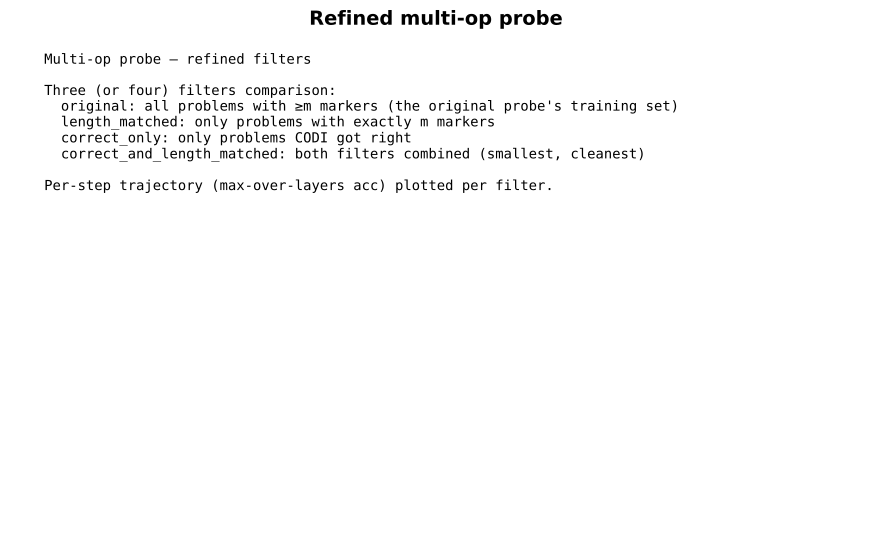

This chart was generated by the following Python code:
"""Refined multi-op probe on GSM8K.

Adds two filters to the original multi_op_probe to clean up the per-marker
emergence signal:

  (A) CORRECT-ONLY: train probes only on problems where CODI's emitted answer
      matches the gold. Removes noise from problems the model failed on.
  (B) LENGTH-MATCHED: train probe for marker m only on problems whose chain
      has EXACTLY m markers. Removes the confound that m=4's training set is
      always 4+ step chains (a different distribution).

For each (probe_type, marker, step, layer) cell, fits a RidgeClassifier on
the filtered training set with stratified 80/20 split.

Outputs:
  multi_op_probe_refined_gsm8k.json
  multi_op_probe_refined_gsm8k.pdf
"""
from __future__ import annotations

import json
import re
import time
from collections import Counter
from pathlib import Path

import matplotlib.pyplot as plt
import numpy as np
import torch
from datasets import load_dataset
from matplotlib.backends.backend_pdf import PdfPages
from sklearn.linear_model import RidgeClassifier
from sklearn.metrics import f1_score
from sklearn.model_selection import train_test_split
from sklearn.preprocessing import StandardScaler

REPO = Path(__file__).resolve().parents[3]
ACTS_PATH = REPO / "visualizations-all" / "gpt2" / "counterfactuals" / "gsm8k_latent_acts.pt"
GSM8K_CODI_JSON = REPO.parent / "cf-datasets" / "gsm8k_codi_cot.json"
PD = Path(__file__).resolve().parent
OUT_JSON = PD / "multi_op_probe_refined_gsm8k.json"
OUT_PDF = PD / "multi_op_probe_refined_gsm8k.pdf"

PROBES = ["op", "a_ld", "c_ld"]
M_MAX = 4
CHANCE = {"op": 0.25, "a_ld": 0.10, "c_ld": 0.10}


def parse_markers(s):
    s = s.replace(",", "")
    return re.findall(r"<<(-?\d+\.?\d*)\s*([+\-*/])\s*(-?\d+\.?\d*)\s*=\s*(-?\d+\.?\d*)>>", s)


def last_digit(x):
    return int(abs(int(round(float(x)))) % 10)


def codi_extract(s: str):
    s = s.replace(",", "")
    nums = re.findall(r"-?\d+\.?\d*", s)
    if not nums: return None
    try: return float(nums[-1])
    except: return None


def fit_one(X, y):
    if len(set(y)) < 2 or len(y) < 20:
        return None
    Xtr, Xte, ytr, yte = train_test_split(
        X, y, test_size=0.2, random_state=42,
        stratify=y if min(Counter(y).values()) >= 2 else None
    )
    sc = StandardScaler().fit(Xtr)
    clf = RidgeClassifier(alpha=1.0, class_weight="balanced")
    clf.fit(sc.transform(Xtr), ytr)
    pred = clf.predict(sc.transform(Xte))
    acc = float((pred == yte).mean())
    cls = sorted(set(y))
    f1 = float(f1_score(yte, pred, labels=cls, average="macro", zero_division=0))
    return {"acc": acc, "f1": f1, "n_test": len(yte)}


def sweep(acts, idx, y, S, L):
    accG = np.full((S, L), np.nan)
    f1G = np.full((S, L), np.nan)
    nG = np.full((S, L), 0, dtype=int)
    for k in range(S):
        for l in range(L):
            X = acts[idx, k, l, :]
            r = fit_one(X, y)
            if r is not None:
                accG[k, l] = r["acc"]
                f1G[k, l] = r["f1"]
                nG[k, l] = r["n_test"]
    return accG, f1G, nG


def main():
    print("loading GSM8K + activations", flush=True)
    ds = load_dataset("gsm8k", "main")["test"]
    markers_per_problem = [parse_markers(ex["answer"]) for ex in ds]
    gold_finals = []
    for ex in ds:
        m = re.search(r"####\s*(-?\d+\.?\d*)", ex["answer"].replace(",", ""))
        gold_finals.append(float(m.group(1)) if m else np.nan)
    gold_finals = np.array(gold_finals)
    N = len(markers_per_problem)
    acts = torch.load(ACTS_PATH, map_location="cpu", weights_only=True).float().numpy()
    Nact, S, L, H = acts.shape
    assert Nact == N

    # Try to load CODI's emitted answers for the correct-only filter
    correct_mask = None
    if GSM8K_CODI_JSON.exists():
        try:
            cot = json.load(open(GSM8K_CODI_JSON))
            # gsm8k_codi_cot may have per-problem emitted final answer
            keys = list(cot[0].keys()) if cot else []
            print(f"  gsm8k_codi_cot keys sample: {keys}")
            # Try common field names
            emit_field = None
            for cand in ("codi_pred_int", "emit_int", "emit_answer", "model_answer",
                         "codi_int", "pred", "answer_emit"):
                if cand in keys:
                    emit_field = cand; break
            if emit_field is None and "emit" in keys:
                emit_field = "emit"
            if emit_field:
                emits = []
                for r in cot:
                    v = r.get(emit_field)
                    if v is None: emits.append(np.nan)
                    elif isinstance(v, (int, float)): emits.append(float(v))
                    else:
                        x = codi_extract(str(v))
                        emits.append(x if x is not None else np.nan)
                emits = np.array(emits)
                if len(emits) == N:
                    correct_mask = (~np.isnan(emits)) & (~np.isnan(gold_finals)) & \
                                    (np.abs(emits - gold_finals) < 1e-3)
                    print(f"  CODI-correct filter: {correct_mask.sum()}/{N} examples got the answer right")
        except Exception as e:
            print(f"  could not load CODI correct labels: {e}")
    if correct_mask is None:
        print("  no CODI correct labels available; correct-only filter disabled, only length-matched")

    # Build per-marker labels (same as original probe)
    marker_meta = {}
    for m in range(1, M_MAX + 1):
        mask_geq = np.array([len(ms) >= m for ms in markers_per_problem])
        mask_eq = np.array([len(ms) == m for ms in markers_per_problem])
        ops_m = np.array([
            (markers_per_problem[i][m-1][1] if mask_geq[i] else "")
            for i in range(N)
        ])
        a_m_ld = np.array([
            (last_digit(markers_per_problem[i][m-1][0]) if mask_geq[i] else -1)
            for i in range(N)
        ])
        c_m_ld = np.array([
            (last_digit(markers_per_problem[i][m-1][3]) if mask_geq[i] else -1)
            for i in range(N)
        ])
        marker_meta[m] = {
            "mask_geq": mask_geq, "mask_eq": mask_eq,
            "ops": ops_m, "a_ld": a_m_ld, "c_ld": c_m_ld,
        }
        print(f"  m={m}: ≥m={mask_geq.sum()}, exact-m={mask_eq.sum()}")

    # ---- Define 3 filters: ORIGINAL, CORRECT-ONLY, LENGTH-MATCHED ----
    filters = {"original": {m: marker_meta[m]["mask_geq"] for m in range(1, M_MAX + 1)},
               "length_matched": {m: marker_meta[m]["mask_eq"] for m in range(1, M_MAX + 1)}}
    if correct_mask is not None:
        filters["correct_only"] = {m: marker_meta[m]["mask_geq"] & correct_mask for m in range(1, M_MAX + 1)}
        filters["correct_and_length_matched"] = {m: marker_meta[m]["mask_eq"] & correct_mask for m in range(1, M_MAX + 1)}

    print(f"\nFilters: {list(filters.keys())}")

    # ---- Run sweeps ----
    results = {}
    t0 = time.time()
    for filt_name, marker_filters in filters.items():
        print(f"\n=== filter: {filt_name} ===", flush=True)
        results[filt_name] = {}
        for p in PROBES:
            results[filt_name][p] = {}
            for m in range(1, M_MAX + 1):
                mask = marker_filters[m]
                idx = np.where(mask)[0]
                if len(idx) < 30:
                    print(f"  {p} m={m}: too few samples ({len(idx)}); skipping")
                    continue
                if p == "op":
                    y = marker_meta[m]["ops"][mask]
                elif p == "a_ld":
                    y = marker_meta[m]["a_ld"][mask].astype(int)
                else:
                    y = marker_meta[m]["c_ld"][mask].astype(int)
                acc, f1, nt = sweep(acts, idx, y, S, L)
                # Best cell and best-anywhere-per-step trajectory
                if np.all(np.isnan(acc)):
                    best = None; cell_acc = None
                else:
                    flat = acc.flatten()
                    i_best = int(np.nanargmax(flat))
                    s_b, l_b = i_best // L, i_best % L
                    best = {"step": s_b + 1, "layer": l_b,
                            "acc": float(acc[s_b, l_b]),
                            "f1": float(f1[s_b, l_b])}
                # max-over-layers per step
                best_per_step = []
                for k in range(S):
                    row = acc[k, :]
                    if np.all(np.isnan(row)):
                        best_per_step.append(None)
                    else:
                        ly = int(np.nanargmax(row))
                        best_per_step.append({"layer": ly, "acc": float(row[ly])})
                results[filt_name][p][m] = {
                    "n_train_total": int(len(idx)),
                    "best": best,
                    "best_per_step": best_per_step,
                    "acc": acc.tolist(),
                    "f1": f1.tolist(),
                }
                if best:
                    print(f"  {p} m={m}: best step{best['step']} L{best['layer']} acc={best['acc']:.3f} "
                          f"(N={len(idx)})  ({time.time()-t0:.0f}s)")
    OUT_JSON.write_text(json.dumps(results, indent=2))
    print(f"\nsaved {OUT_JSON}")

    # ---- Plot: per-step best-anywhere trajectories per filter ----
    with PdfPages(OUT_PDF) as pdf:
        # Title
        fig, ax = plt.subplots(figsize=(11, 6.5))
        ax.axis("off")
        body = ("Multi-op probe — refined filters\n\n"
                "Three (or four) filters comparison:\n"
                "  original: all problems with ≥m markers (the original probe's training set)\n"
                "  length_matched: only problems with exactly m markers\n")
        if "correct_only" in filters:
            body += "  correct_only: only problems CODI got right\n"
            body += "  correct_and_length_matched: both filters combined (smallest, cleanest)\n"
        body += "\nPer-step trajectory (max-over-layers acc) plotted per filter."
        ax.text(0.04, 0.96, body, va="top", ha="left", family="monospace", fontsize=10)
        ax.set_title("Refined multi-op probe", fontsize=14, fontweight="bold")
        pdf.savefig(fig, bbox_inches="tight"); plt.close(fig)

        # Per probe, 4 panels (one per marker), each with 1 curve per filter
        for p in PROBES:
            fig, axes = plt.subplots(1, M_MAX, figsize=(20, 4.5))
            for col, m in enumerate(range(1, M_MAX + 1)):
                ax = axes[col]
                steps = np.arange(1, S + 1)
                for filt_name in filters:
                    info = results[filt_name].get(p, {}).get(m)
                    if info is None or not info["best_per_step"]: continue
                    bps = info["best_per_step"]
                    ys = [b["acc"] if b else np.nan for b in bps]
                    ax.plot(steps, ys, "-o", label=f"{filt_name} (N={info['n_train_total']})", lw=1.5)
                ax.axhline(CHANCE[p], color="black", ls=":", alpha=0.5, label=f"chance={CHANCE[p]:.2f}")
                ax.set_xlabel("latent step"); ax.set_ylabel("max-over-layers acc")
                ax.set_xticks(steps)
                ax.set_title(f"{p}, m={m}", fontsize=10, fontweight="bold")
                ax.legend(fontsize=7); ax.grid(alpha=0.3)
            fig.suptitle(f"{p} probe — per-marker best-anywhere-per-step, per filter",
                         fontsize=12, fontweight="bold")
            fig.tight_layout(rect=(0, 0, 1, 0.93))
            pdf.savefig(fig, bbox_inches="tight"); plt.close(fig)

        # Best-cell summary table
        fig, ax = plt.subplots(figsize=(13, 8))
        ax.axis("off")
        txt = ""
        for p in PROBES:
            txt += f"\n=== {p} ===\n"
            txt += f"{'marker':<7s} {'filter':<32s} {'best (step, layer)':<22s} {'acc':<8s} {'n':<7s}\n"
            for m in range(1, M_MAX + 1):
                for filt_name in filters:
                    info = results[filt_name].get(p, {}).get(m)
                    if info is None or info["best"] is None: continue
                    b = info["best"]
                    txt += f"  m={m}    {filt_name:<30s}  step{b['step']} L{b['layer']:<2d}            "
                    txt += f"{b['acc']:<8.3f} {info['n_train_total']:<7d}\n"
                txt += "\n"
        ax.text(0.02, 0.98, txt, va="top", ha="left", family="monospace", fontsize=8)
        ax.set_title("Best-cell summary across filters", fontsize=12, fontweight="bold")
        pdf.savefig(fig, bbox_inches="tight"); plt.close(fig)
    print(f"saved {OUT_PDF}")


if __name__ == "__main__":
    main()
